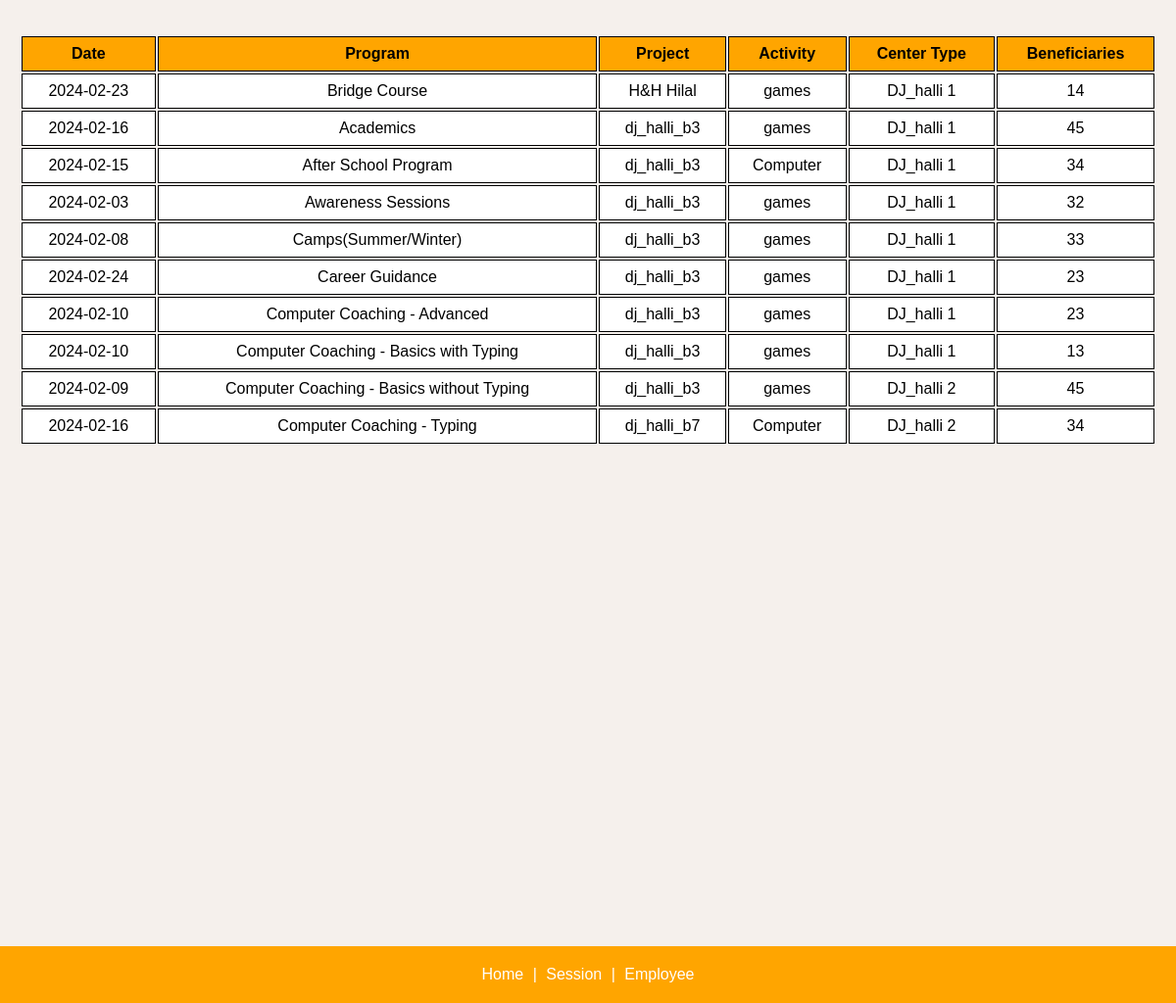
The app's page /home/ (signed in, lower part), older data.
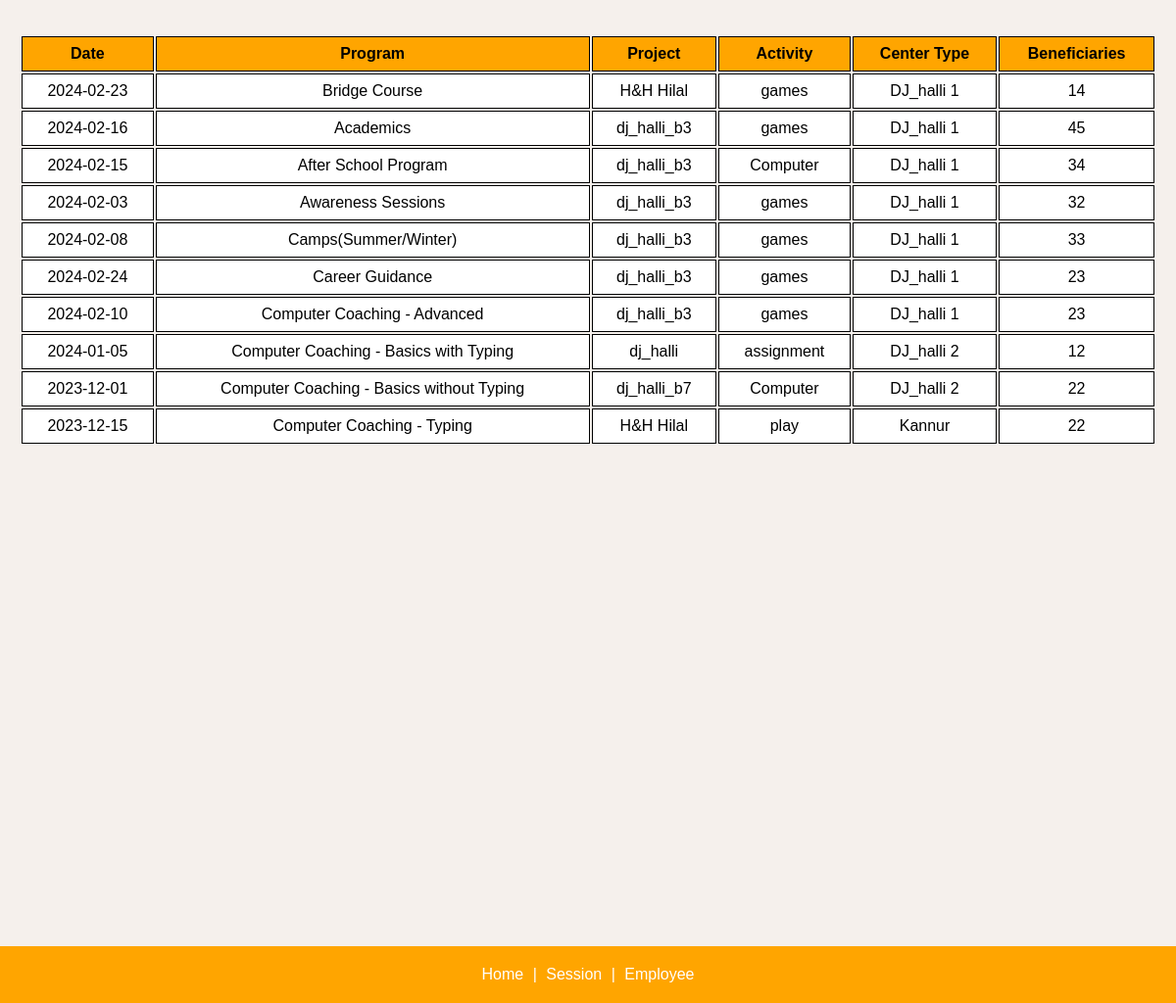
The same page, newer data.
### Emp_app/models.py (models this page shows)
class Program(models.Model):
    pgm_id = models.AutoField(db_column='PGM_ID', primary_key=True)  # Field name made lowercase.
    emp = models.ForeignKey(EmpDetails, models.DO_NOTHING, db_column='EMP_ID')  # Field name made lowercase.
    xref = models.ForeignKey('Xref', models.DO_NOTHING, db_column='XREF_ID')  # Field name made lowercase.
    date = models.CharField(max_length=255,db_column='Date', blank=True, null=True)  # Field name made lowercase.
    activity = models.TextField(db_column='Activity', blank=True, null=True)  # Field name made lowercase.
    center_type = models.IntegerField(db_column='Center_type', blank=True, null=True)
    session_number = models.IntegerField(db_column='Session_number', blank=True, null=True)  # Field name made lowercase.
    trainer_type = models.IntegerField(db_column='Trainer_Type', blank=True, null=True)  # Field name made lowercase.
    sponsor = models.IntegerField(db_column='Sponsor', blank=True, null=True)  # Field name made lowercase.
    beneficiaries = models.IntegerField(db_column='Beneficiaries', blank=True, null=True)  # Field name made lowercase.
    category = models.IntegerField(db_column='Category', blank=True, null=True)  # Field name made lowercase.
    duration = models.IntegerField(db_column='Duration', blank=True, null=True)  # Field name made lowercase.
    status = models.IntegerField(db_column='Status', blank=True, null=True)  # Field name made lowercase.
    comments = models.TextField(db_column='Comments', blank=True, null=True)  # Field name made lowercase.
    class Meta:
        managed = False
        db_table = 'Program'

class Xref(models.Model):
    xref_id = models.AutoField(db_column='XREF_ID', primary_key=True)  # Field name made lowercase.
    date = models.DateField(db_column='Date', blank=True, null=True)  # Field name made lowercase.
    program_name = models.IntegerField(blank=True, null=True)
    project_name = models.CharField(max_length=255,db_column='Project_name', blank=True, null=True)  # Field name made lowercase.
    class Meta:
        managed = False
        db_table = 'Xref'

### Emp_app/views.py (the view)
# urls.py: path("home/", views.home, name="home"),
@login_required
def home(request):
    programs = Program.objects.exclude(date__isnull=True).order_by('pgm_id')[:10]
    for program in programs:
        print(program.date)
    return render(request, "Emp_app/home.html", {'programs': programs})

### Emp_app/templatetags/lower_filter.py (called while the page is built)
@register.filter()
def centertype_to_string(value):
    centertype_names = {
        1: "DJ_halli 1",
        2: "DJ_halli 2",
        3: "Bagalur",
        4: "Mylanahalli",
        5: "Kannur",
        6: "Koramangala"
    }
    return centertype_names.get(value, f"{value}")

### Emp_app/templates/Emp_app/home.html (shortened to what this page needs)
{% extends "Emp_app/base.html" %}
{% load lower_filter %}
{% block content %}
{% load lower_filter %}
<div class="table-container">
    <table >
        <tr bgcolor="orange">
            <th>Date</th>
            <th>Program</th>
            <th>Project</th>
            <th>Activity</th>
            <th>Center Type</th>
            <th>Beneficiaries</th>
        </tr>
        {% for program in programs %}
        <tr bgcolor="white">
            <td style="white-space: nowrap;">{{ program.date }}</td>
            <td>{{ program.pgm_id|program_to_string }}</td>
            <td>{{ program.xref.project_name }}</td>
            <td>{{ program.activity }}</td>
            <td>{{ program.center_type|centertype_to_string }}</td>
            <td>{{ program.beneficiaries }}</td>
        </tr>
        {% endfor %}
    </table>
</div>
{% endblock %}

Row changes from the older to the newer data that the page shows:
changed Program "Computer Coaching - Basics with Typing": date "2024-02-10" → "2024-01-05"; xref.project_name "dj_halli_b3" → "dj_halli"; activity "games" → "assignment"; center_type "DJ_halli 1" → "DJ_halli 2"; beneficiaries "13" → "12"
changed Program "Computer Coaching - Basics without Typing": date "2024-02-09" → "2023-12-01"; xref.project_name "dj_halli_b3" → "dj_halli_b7"; activity "games" → "Computer"; beneficiaries "45" → "22"
changed Program "Computer Coaching - Typing": date "2024-02-16" → "2023-12-15"; xref.project_name "dj_halli_b7" → "H&H Hilal"; activity "Computer" → "play"; center_type "DJ_halli 2" → "Kannur"; beneficiaries "34" → "22"
